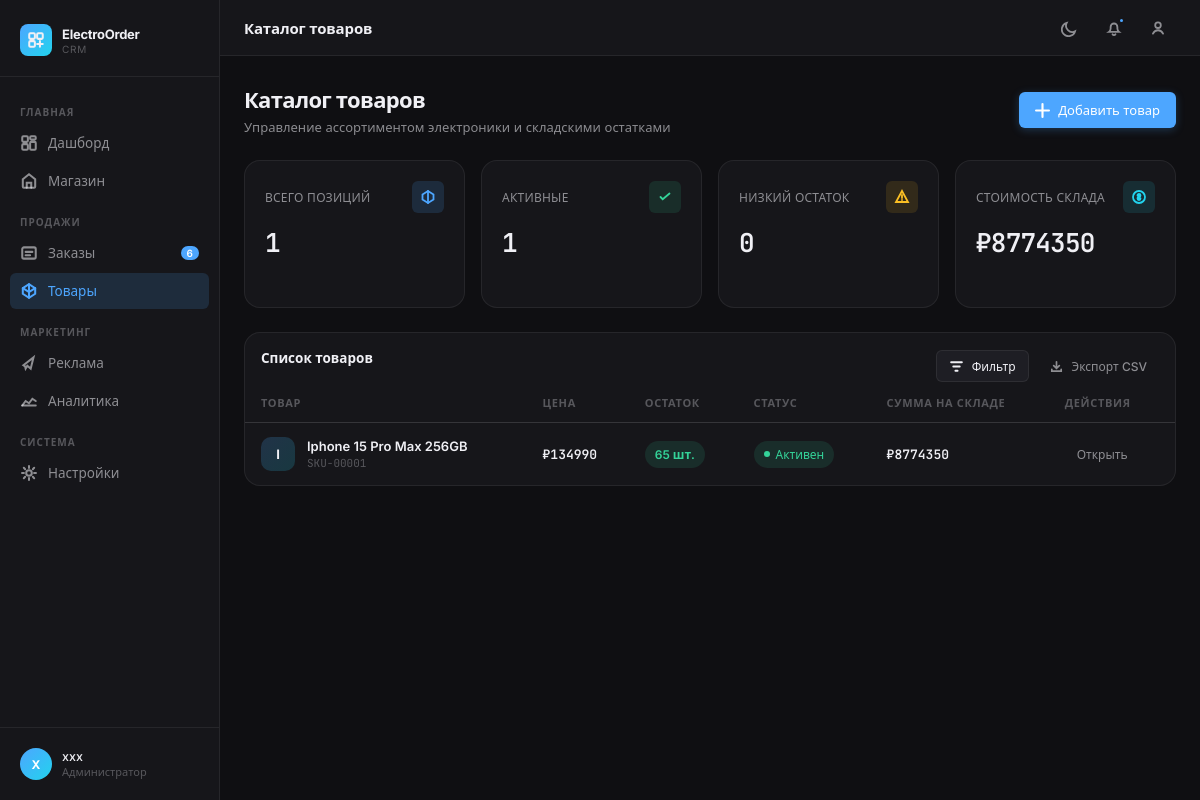
The app's page /crm/products/ (signed in), older data.
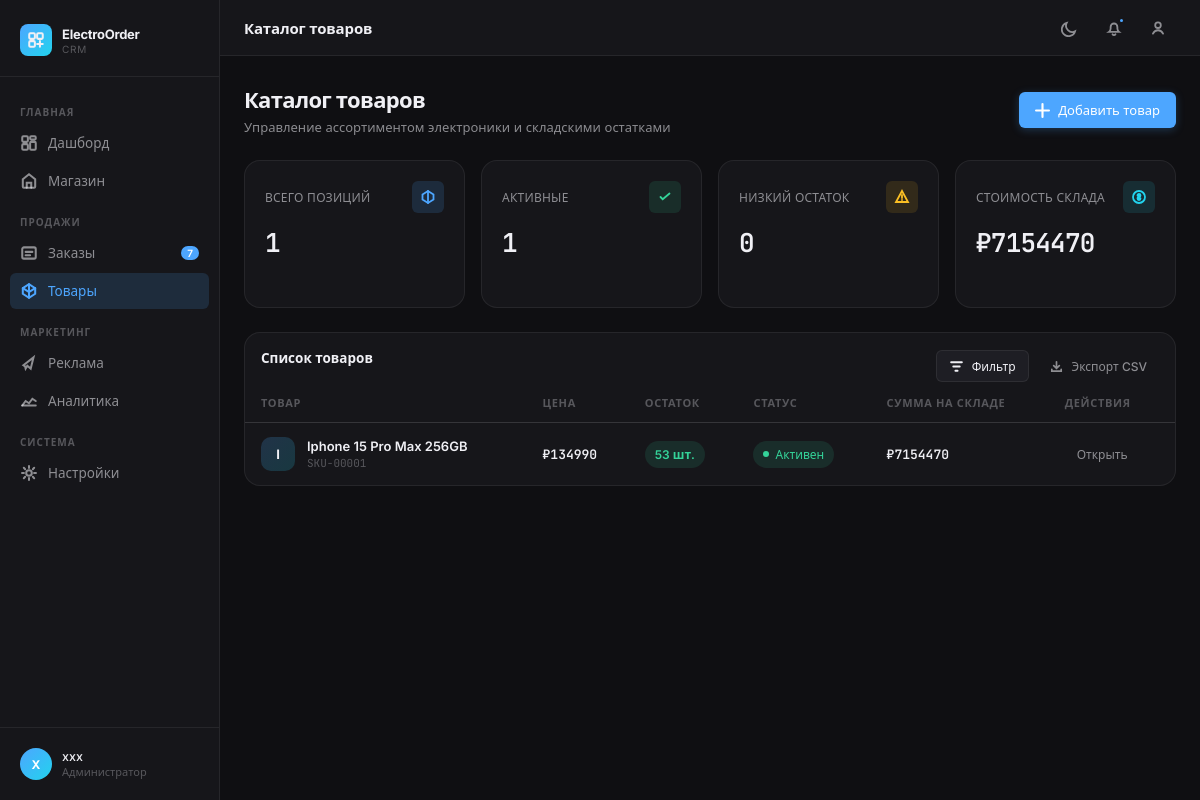
The same page, newer data.
### dashboard/models.py (models this page shows, shortened)
class Product(models.Model):
    name = models.CharField(max_length=200, verbose_name='Название')
    price = models.IntegerField(
        default=0,
        validators=[MinValueValidator(0)],
        verbose_name='Цена'
        )
    stock = models.IntegerField(
        default=0,
        validators=[MinValueValidator(0)],
        verbose_name='Количество на складе'
        )
    is_active = models.BooleanField(default=True, verbose_name='Активен')
    photo = models.ImageField(
        upload_to='products/photos/',  # Папка для сохранения
        verbose_name='Фотография',
        blank=True,  # Необязательное поле
        null=True   # Может быть NULL в базе данных
    )
    class Meta:
        verbose_name = 'Товар'
        verbose_name_plural = 'Товары'

### dashboard/views.py (the view)
# urls.py: path('products/', views.products, name='products'),
@login_required
def products(request):
    context = build_orders_page_context()
    context.update(build_products_page_context())
    context.update(
        {
            "title": "Каталог товаров",
            "page_title": "Каталог товаров",
            "page_subtitle": "Управление ассортиментом электроники и складскими остатками",
            "active_page": "products",
        }
    )
    return render(request, "dashboard/products.html", context)

### dashboard/views.py (called while the page is built)
def percent_delta(current, previous):
    current = Decimal(current or 0)
    previous = Decimal(previous or 0)
    if previous == 0:
        return Decimal("0") if current == 0 else Decimal("100")
    return ((current - previous) / previous) * Decimal("100")

def get_products_for_order():
    return list(
        Product.objects.filter(is_active=True)
        .order_by("name")
        .values("id", "name", "price", "stock")
    )

def get_site_visits_count(_start_date, _end_date):
    return 0

def build_week_chart(orders_qs, today):
    week_start = today - timedelta(days=today.weekday())
    week_end = week_start + timedelta(days=6)
    rows = (
        orders_qs.filter(created_at__date__gte=week_start, created_at__date__lte=week_end)
        .annotate(day=TruncDate("created_at"))
        .values("day")
        .annotate(count=Count("id"))
    )
    counts = {row["day"]: row["count"] for row in rows}
    return [
        {"label": WEEK_LABELS[index], "count": counts.get(week_start + timedelta(days=index), 0)}
        for index in range(7)
    ]

### dashboard/templates/dashboard/products.html (shortened to what the changed rows need)
{% extends "base.html" %}
{% block content %}
<section class="metrics-grid metrics-grid-compact">
    <div class="card metric-card">
        <div class="metric-header">
            <span class="metric-label">Стоимость склада</span>
            <div class="metric-icon teal">
            </div>
        </div>
        <span class="metric-value">₽{{ total_stock_value }}</span>
    </div>
</section>
<section class="card table-card">
    <div class="table-wrap">
        <table class="orders-table" id="productsTable" data-export-name="products_catalog">
            <thead>
                <tr>
                    <th><div class="th-inner">Товар</div></th>
                    <th><div class="th-inner">Цена</div></th>
                    <th><div class="th-inner">Остаток</div></th>
                    <th><div class="th-inner">Статус</div></th>
                    <th><div class="th-inner">Сумма на складе</div></th>
                    <th><div class="th-inner">Действия</div></th>
                </tr>
            </thead>
            <tbody>
                {% for product in products %}
                <tr class="product-row">
                    <td>
                        <div class="product-cell">
                            <div class="product-thumb">{{ product.name|slice:":1"|upper }}</div>
                            <div class="product-meta">
                                <div class="product-meta__title">{{ product.name }}</div>
                                <div class="product-meta__sub">SKU-{{ product.id|stringformat:"05d" }}</div>
                            </div>
                        </div>
                    </td>
                    <td><span class="order-amount">₽{{ product.price }}</span></td>
                    <td>
                        <span class="stock-badge {% if product.stock <= 5 %}stock-badge--low{% elif product.stock <= 15 %}stock-badge--mid{% else %}stock-badge--ok{% endif %}">
                            {{ product.stock }} шт.
                        </span>
                    </td>
                    <td>
                        {% if product.is_active %}
                        <span class="status-badge status-delivered"><span class="status-dot"></span>Активен</span>
                        {% else %}
                        <span class="status-badge status-cancelled"><span class="status-dot"></span>Скрыт</span>
                        {% endif %}
                    </td>
                    <td><span class="order-amount">₽{% widthratio product.price 1 product.stock %}</span></td>
                    <td>
                        <button
                            class="btn btn-ghost btn-sm product-open-btn"
                            type="button"
                            data-product-id="{{ product.id }}"
                            data-product-detail-url="{% url 'dashboard:product_detail_json' product.id %}"
                            data-product-update-url="{% url 'dashboard:update_product_json' product.id %}"
                        >
                            Открыть
                        </button>
                    </td>
                </tr>
                {% empty %}
                <tr>
                    <td colspan="6" class="empty-orders">Товары не найдены</td>
                </tr>
                {% endfor %}
            </tbody>
        </table>
    </div>
</section>
{% endblock %}

### templates/includes/navbar.html (shortened to what the changed rows need)
<aside class="sidebar" id="mainNav">
    <div class="sidebar-nav">
        <a href="{% url 'dashboard:orders' %}" class="nav-item {% if active_page == 'orders' %}active{% endif %}">
            <svg class="nav-icon" viewBox="0 0 16 16" fill="none" stroke="currentColor" stroke-width="1.8" stroke-linecap="round">
                <rect x="2" y="3" width="12" height="10" rx="1.5"></rect>
                <path d="M5 7h6M5 10h4"></path>
            </svg>
            <span class="nav-label">Заказы</span>
            <span class="nav-badge">{{ all_orders_count|default:0 }}</span>
        </a>
    </div>
</aside>

Row changes from the older to the newer data that the page shows:
changed Product "Iphone 15 Pro Max 256GB": stock "65" → "53"; price+stock "8774350" → "7154470"
Text that changed along with them:
{{ all_orders_count|default:0 }}: "6" → "7"
{{ total_stock_value }}: "8774350" → "7154470"
